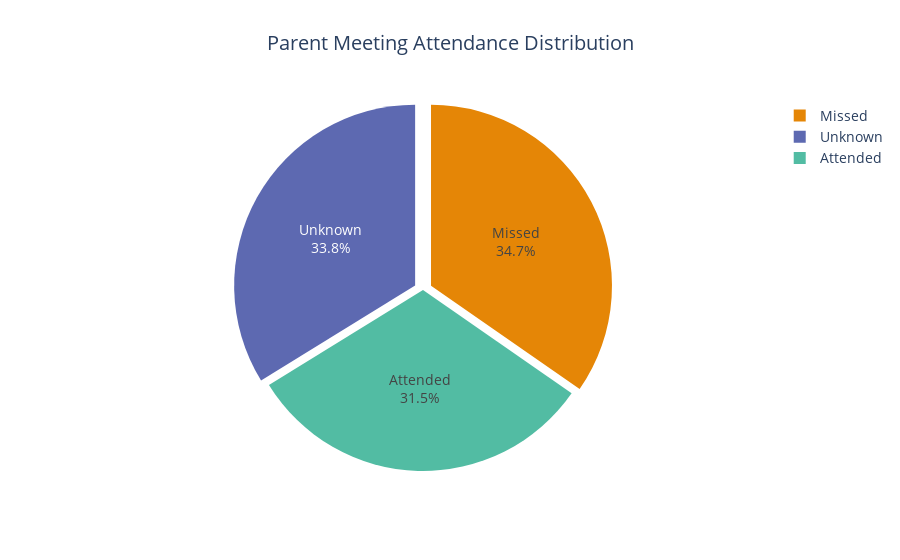

This figure's notebook cell:
### Code cell
import plotly.express as px

fig = px.pie(
    df,
    names="parent_meeting",
    title="Parent Meeting Attendance Distribution",
    color="parent_meeting",  # ensure each category gets a color
    color_discrete_sequence=px.colors.qualitative.Vivid  # or 'Set3', 'Pastel1', 'Bold'
)
fig.update_traces(
    textposition='inside',
    textinfo='percent+label',
    pull=[0.05 if i % 2 == 0 else 0 for i in range(len(df["parent_meeting"].unique()))]  # adds a subtle pop effect
)
fig.update_layout(
    template="plotly_white",
    title_x=0.5,
    font=dict(size=14),
)
fig.show()

### Figure 1 — Plotly figure (JSON) as saved in the notebook; plotly's stock layout.template omitted (floating-point values rounded to 4 significant figures; data arrays with more than 128 entries replaced by an {"elided": "..."} marker saying what was removed)
{"data": [{"customdata": {"elided": "4010x1 str values"}, "domain": {"x": [0, 1], "y": [0, 1]}, "hovertemplate": "parent_meeting=%{customdata[0]}<extra></extra>", "labels": {"elided": "4010 str values"}, "legendgroup": "", "marker": {"colors": {"elided": "4010 str values"}}, "name": "", "pull": [0.05, 0, 0.05], "showlegend": true, "textinfo": "percent+label", "textposition": "inside", "type": "pie"}], "layout": {"font": {"size": 14}, "legend": {"tracegroupgap": 0}, "piecolorway": ["rgb(229, 134, 6)", "rgb(93, 105, 177)", "rgb(82, 188, 163)", "rgb(153, 201, 69)", "rgb(204, 97, 176)", "rgb(36, 121, 108)", "rgb(218, 165, 27)", "rgb(47, 138, 196)", "rgb(118, 78, 159)", "rgb(237, 100, 90)", "rgb(165, 170, 153)"], "title": {"text": "Parent Meeting Attendance Distribution", "x": 0.5}}}
